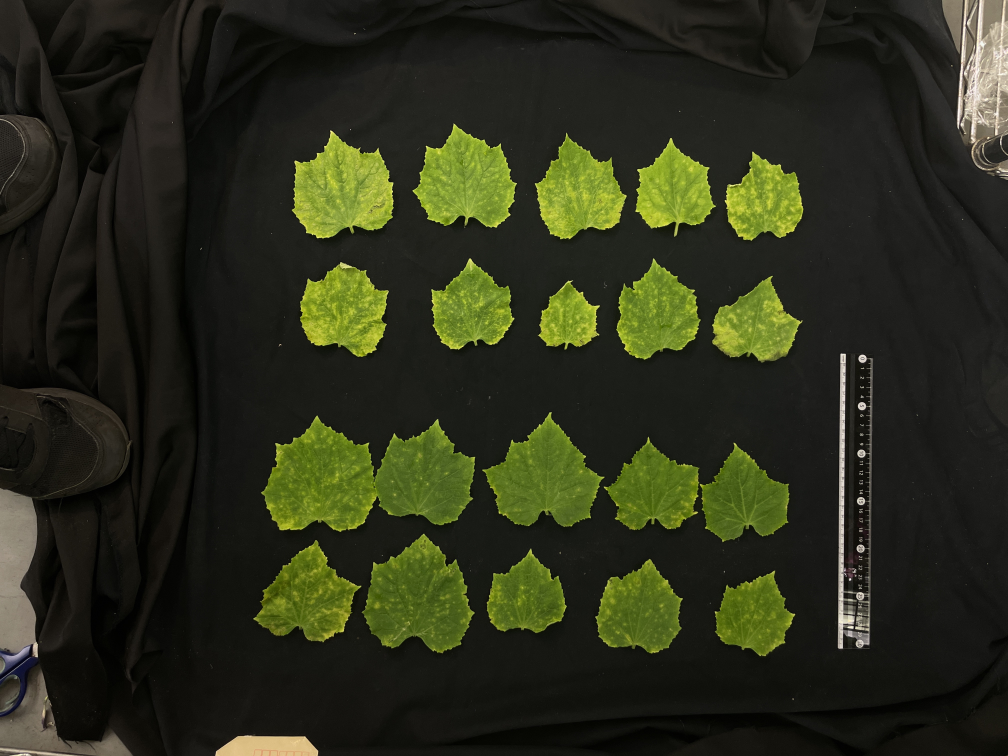
%> input picture Colletotrichum_orbiculare_infected_leaves.jpg, 4032 x 3024 px (shown at 1/4 size)
$ octave OAM_240209_leave_seg.m   (GNU Octave 9; MATLAB toolbox functions it lacks are replaced by stand-ins)
%> lines starting %> are read from the running program, lines starting %| are printed output that depends on the picture
### OAM_240209_Find_background.m

% funtion to select the background of leaves.

function [bck, bck_sampler]=OAM_240209_Find_background(I)


%numbM=round(size(f_names,2));
cord=zeros(20,2); % I=c8;
figure(1);imagesc(I);
% f1.WindowState = 'maximized';
title([ 'select background areas ']);%'pos =' num2str(pos)

button1=0;
A=0;
while button1~=1000
[X,Y,button]=ginput(1);

X=round(X); Y=round(Y);

if button(1) == 1
cord(A+1,1)=X(1);
cord(A+1,2)=Y(1);
A=A+1;
elseif button(1) ==2
button1=1000;
end
end

close

numbM=sum(logical(cord(:,1)~=0));
med=zeros();
bck_sampler=zeros();
interv=1:2:numbM;

for ig =interv%size(f_names,2) % [1:343 345:790]% itt=1
IX=double(I(cord(ig,2):cord(ig+1,2),cord(ig,1):cord(ig+1,1)));%
%figure;imagesc(IX)
%pause
med(1,interv==ig)=median(IX(:),"omitmissing");% <=

if ig==1
bck_sampler=reshape(IX,[numel(IX),1]);
else
bck_sampler=[bck_sampler;reshape(IX,[numel(IX),1])];
end

close


end

bck=mean(med);

### OAM_240209_leave_seg.m


% load toydata:

I=imread('Colletotrichum_orbiculare_infected_leaves.jpg');

% seect are to be processed
c0=double(I(490:2650,1000:3230,:));
% offset the image to avoid negative pixels after background substraction
c0=c0+100;
c0=(c0-min(c0(:)))./(max(c0(:))-min(c0(:)));
% visualize:
%  imshow([c0]);

c1=double(c0(:,:,1));
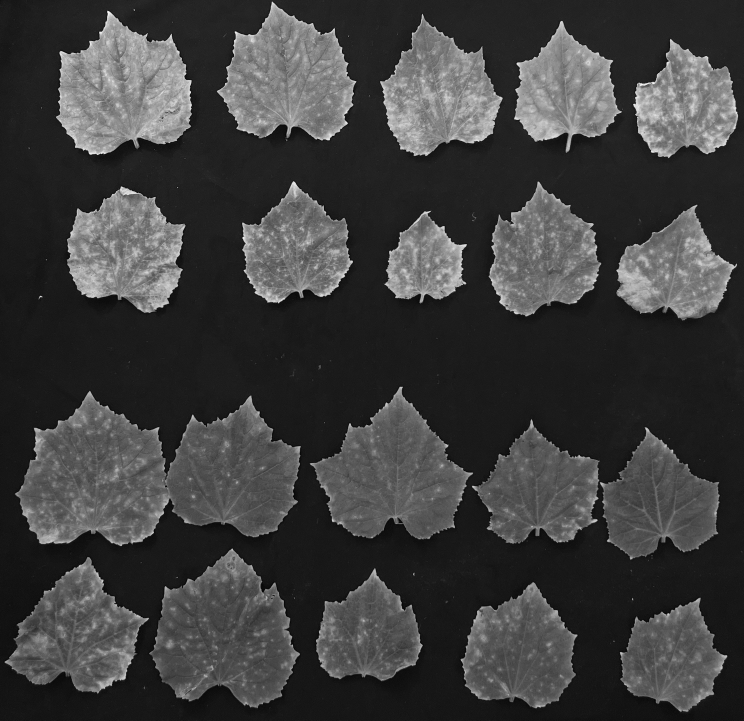
%> c1: size 2161x2231 double (shown at 1/3 size); min 0, max 1, mean 0.243
c1=(c1-min(c1(:)))./(max(c1(:))-min(c1(:))); % imshow([c1]); imagesc(c1,[0.1 0.2])

c2=double(c0(:,:,2));
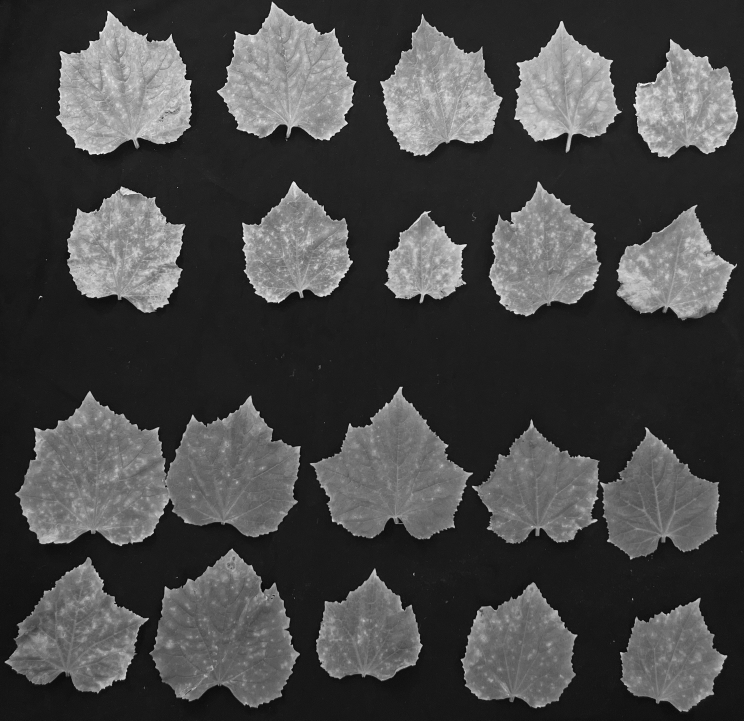
%> c2: size 2161x2231 double (shown at 1/3 size); min 0, max 1, mean 0.28
c2=(c2-min(c2(:)))./(max(c2(:))-min(c2(:)));% imshow([c2]);imagesc(c2,[0.1 0.2])

c3=double(c0(:,:,3));
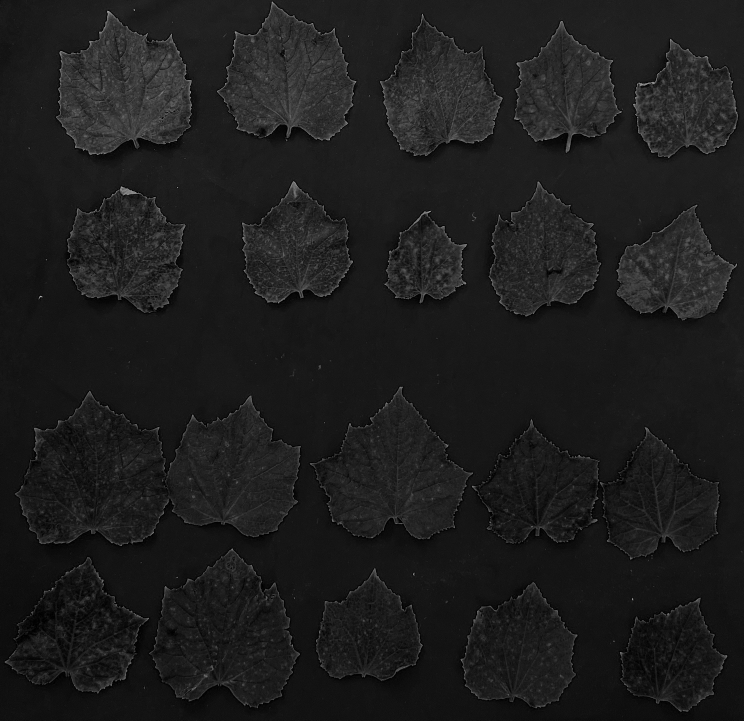
%> c3: size 2161x2231 double (shown at 1/3 size); min 0, max 0.965, mean 0.114
c3=(c3-min(c3(:)))./(max(c3(:))-min(c3(:)));% imshow([c3]);imagesc(c3,[0.1 0.2])

%visualize
%  imagesc([c1 c2 c3])

%% select background pixels from each spectral channels
% click the upper left and lower right corner delimiting a squared area in
% the background

A2=zeros(size(c0(:,:,1)));
%> A2: size 2161x2231 double; every value is 0
%> the run ends on the next line
for iy=1:3
[bck, bck_sampler]=OAM_240209_Find_background(c0(:,:,iy));
